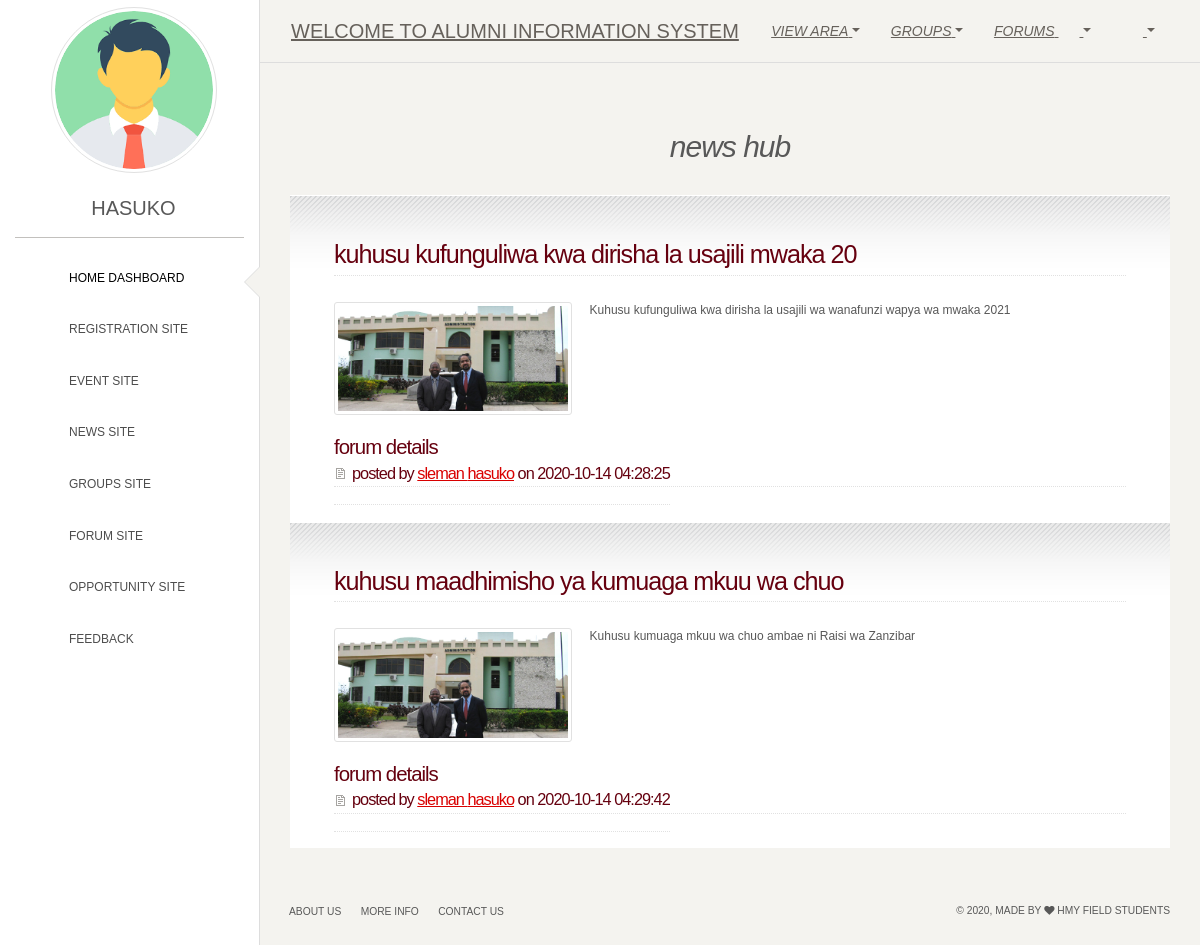
Screenshot of /HOME_PAGE/examples/all_news.php (signed in) with the database file from the repository.
### tables this page shows
CREATE TABLE `collagenews` (
  `co_news_id` int(11) NOT NULL,
  `user_ID` int(11) NOT NULL,
  `news_tittle` varchar(50) NOT NULL,
  `news_description` varchar(200) NOT NULL,
  `date_created` datetime NOT NULL,
  `attachment` varchar(50) NOT NULL,
  `attachment2` varchar(50) NOT NULL
);

CREATE TABLE `users` (
  `user_ID` int(11) NOT NULL,
  `f_name` varchar(50) NOT NULL,
  `l_name` varchar(50) NOT NULL,
  `address` varchar(50) NOT NULL,
  `gender` varchar(50) NOT NULL,
  `email` varchar(50) NOT NULL,
  `contact` varchar(50) NOT NULL,
  `user_bio` varchar(100) NOT NULL,
  `approval` varchar(50) NOT NULL DEFAULT 'not-approved'
);

### HOME_PAGE/examples/all_news.php (the view, shortened to what this page needs)
<!DOCTYPE html>
<html lang="en">
<head>
  <link href="https://maxcdn.bootstrapcdn.com/font-awesome/latest/css/font-awesome.min.css" rel="stylesheet">
  <link href="../assets/css/bootstrap.min.css" rel="stylesheet" />
  <link href="../assets/css/paper-dashboard.css?v=2.0.1" rel="stylesheet" />
  <link href="../assets/demo/demo.css" rel="stylesheet" />
<link rel="stylesheet" type="text/css" title="Red" href="forum/style_red.css" />
<link rel="alternate stylesheet" type="text/css" title="Blue" href="forum/style_blue.css" />
<link rel="alternate stylesheet" type="text/css" title="Green" href="forum/style_green.css" />
<link rel="alternate stylesheet" type="text/css" title="Brown" href="forum/style_brown.css" />
<link rel="alternate stylesheet" type="text/css" title="Magenta" href="forum/style_magenta.css" />
</head>
<body class="">
  <div class="wrapper ">
    <div class="sidebar" data-color="white" data-active-color="danger">
      <div class="logo">
          <div class="logo-image-big">
             <?php
              include("../../profile.php");
            ?>
            <br>
            <label style="margin-left: 80px; font-size: 20px; margin-top: 20px;"><?php echo $_SESSION['username']; ?></label>
          </div>
      </div>
      <?php
      include("left_nav.php");
      ?>
    </div>
    <div class="main-panel">
      <?php
      include("up_bar.php");
      ?>
      <br><br>
   <?php
   $query = "SELECT * FROM collagenews, users, login WHERE login.login_id = users.user_ID AND users.user_ID = collagenews.user_ID";
   $run = $conn->query($query);
   $num = $run->rowCount();
   ?>
<div class="content">
  <h2>NEWS HUB</h2>
  <?php
    if ($num > 0)
    {
        while($row = $run->fetch(PDO::FETCH_ASSOC))
          {
            $path1 ="../../NEWS/".$row["attachment"];
            ?>
<div id="main">
  <div id="main_inner" class="fluid">
    <div id="primaryContent_columnless">
      <div id="columnA_columnless">
        <h3><?php echo $row["news_tittle"];?></h3>
        <img style="width: 30%;" src="<?php echo $path1; ?>" class="floatTL" alt="Something scenic" />
        <p><?php echo $row["news_description"];?></p>
        <br class="clear" />
        <div class="post">
          <h3>Forum Details</h3>
          <ul class="post_info">
            <h3><li class="date">Posted by <a href="#"><?php echo $row["f_name"]." ".$row["l_name"]; ?></a> on <?php echo $row["date_created"];?></li>
          </ul>
        </div>
              </div>
    </div>
    <br class="clear" />
  </div>
</div>
    <?php
  }
}else
   echo   "No News Avaiable Right Now";
?>
      </div>
      <footer class="footer footer-black  footer-white ">
        <div class="container-fluid">
          <div class="row">
            <nav class="footer-nav">
              <ul>
                <li><a target="_blank">About Us</a></li>
                <li><a target="_blank">More Info</a></li>
                <li><a target="_blank">Contact Us</a></li>
              </ul>
            </nav>
            <div class="credits ml-auto">
              <span class="copyright">
                © , MADE BY  <i class="fa fa-heart heart"></i> HMY FIELD STUDENTS
              </span>
            </div>
          </div>
        </div>
      </footer>
    </div>
  </div>
</body>
</html>

### profile.php (shortened to what this page needs)
<?php
include("connection.php");
$query = "SELECT profile FROM login WHERE login.username = :pro";
$run = $conn->prepare($query);
$run->bindParam(":pro",$para);
$execute = $run->execute();
$fetch = $run->fetch(PDO::FETCH_ASSOC);
$path = "../../PROFILE/".$fetch["profile"];
?>
<img style="width: 70%; height: 20%; border-radius: 150px; margin-left: 40px;" src="<?php echo $path;?>">

### HOME_PAGE/examples/forum/style_red.css (style rules this page uses)
div.fluid { width: 90% !important; }
* { margin: 0em; padding: 0em; }
body { background-color: #fff; color: #585858; font-size: 9pt; font-family: "trebuchet ms", helvetica, sans-serif; }
h1,h2,h3,h4,h5,h6 { font-weight: normal; letter-spacing: -1px; text-transform: lowercase; }
h3,h4,h5,h6 { color: #66000F; }
img { padding: 3px; border: solid 1px #e1e1e1; }
img.floatTL { float: left; margin-right: 1.5em; margin-bottom: 1.5em; margin-top: 0.5em; }
a { text-decoration: underline; color: #D90000; }
p { line-height: 1.8em; }
#main { background: #fff url('images_red/n2.gif') 0px 1px repeat-x; }
#main_inner p { text-align: justify; margin-bottom: 2.0em; }
#main_inner ul { margin-bottom: 2.0em; }
#main_inner { position: relative; width: 950px; margin: 0 auto; padding-top: 3.5em; }
#main_inner h3,h4 { border-bottom: dotted 1px #E1E1E1; position: relative; }
#main_inner h3 { font-size: 2.1em; padding-bottom: 0.1em; margin-bottom: 0.8em; }
#main_inner .post { position: relative; }
#main_inner .post h3 { position: relative; font-size: 1.7em; padding-bottom: 1.2em; }
#main_inner .post ul.post_info { list-style: none; position: absolute; top: 3em; font-size: 0.8em; }
#main_inner .post ul.post_info li { background-position: 0em 0.2em; background-repeat: no-repeat; display: inline; padding-left: 18px; }
#main_inner .post ul.post_info li.date { background-image: url('images_red/n5.gif'); }
#primaryContent_columnless { position: relative; }
#columnA_columnless { position: relative; width: 100%; }

### HOME_PAGE/examples/forum/style_blue.css (style rules this page uses)
div.fluid { width: 90% !important; }
* { margin: 0em; padding: 0em; }
body { background-color: #fff; color: #585858; font-size: 9pt; font-family: "trebuchet ms", helvetica, sans-serif; }
h1,h2,h3,h4,h5,h6 { font-weight: normal; letter-spacing: -1px; text-transform: lowercase; }
h3,h4,h5,h6 { color: #184366; }
img { padding: 3px; border: solid 1px #e1e1e1; }
img.floatTL { float: left; margin-right: 1.5em; margin-bottom: 1.5em; margin-top: 0.5em; }
a { text-decoration: underline; color: #F16C00; }
p { line-height: 1.8em; }
#main { background: #fff url('images_blue/n2.gif') 0px 1px repeat-x; }
#main_inner p { text-align: justify; margin-bottom: 2.0em; }
#main_inner ul { margin-bottom: 2.0em; }
#main_inner { position: relative; width: 950px; margin: 0 auto; padding-top: 3.5em; }
#main_inner h3,h4 { border-bottom: dotted 1px #E1E1E1; position: relative; }
#main_inner h3 { font-size: 2.1em; padding-bottom: 0.1em; margin-bottom: 0.8em; }
#main_inner .post { position: relative; }
#main_inner .post h3 { position: relative; font-size: 1.7em; padding-bottom: 1.2em; }
#main_inner .post ul.post_info { list-style: none; position: absolute; top: 3em; font-size: 0.8em; }
#main_inner .post ul.post_info li { background-position: 0em 0.2em; background-repeat: no-repeat; display: inline; padding-left: 18px; }
#main_inner .post ul.post_info li.date { background-image: url('images_blue/n5.gif'); }
#primaryContent_columnless { position: relative; }
#columnA_columnless { position: relative; width: 100%; }

### HOME_PAGE/examples/all_news.php (style rules this page uses)
h2 { text-align: center; font-family: Arial, sans-serif, times; font-style: italic; }

### rows the page displays
collagenews: news_tittle "kuhusu kufunguliwa kwa dirisha la usajili mwaka 20", attachment (picture), news_description "Kuhusu kufunguliwa kwa dirisha la usajili wa wanafunzi wapya wa mwaka 2021", user_ID.f_name "sleman", user_ID.l_name "hasuko", date_created "2020-10-14 04:28:25"
collagenews: news_tittle "kuhusu maadhimisho ya kumuaga mkuu wa chuo", attachment (picture), news_description "Kuhusu kumuaga mkuu wa chuo ambae ni Raisi wa Zanzibar", user_ID.f_name "sleman", user_ID.l_name "hasuko", date_created "2020-10-14 04:29:42"

### other values shown
$_SESSION['username'] "HASUKO"
